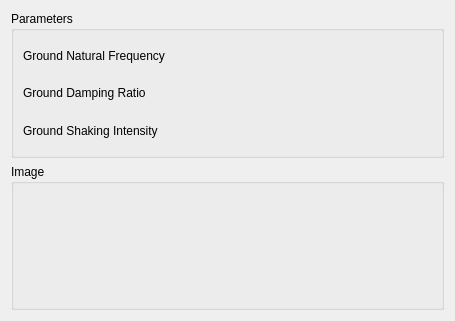
<?xml version="1.0" encoding="UTF-8"?>
<ui version="4.0">
 <class>SeismicLabGui::DlgKanaiTajimiSpectrum</class>
 <widget class="QWidget" name="SeismicLabGui::DlgKanaiTajimiSpectrum">
  <property name="geometry">
   <rect>
    <x>0</x>
    <y>0</y>
    <width>455</width>
    <height>321</height>
   </rect>
  </property>
  <property name="windowTitle">
   <string>Feature Parameters</string>
  </property>
  <property name="sizeGripEnabled" stdset="0">
   <bool>true</bool>
  </property>
  <layout class="QGridLayout" name="gridLayout">
   <item row="1" column="0">
    <widget class="QGroupBox" name="GroupBox5_5">
     <property name="title">
      <string>Image</string>
     </property>
     <layout class="QGridLayout" name="_6">
      <property name="leftMargin">
       <number>9</number>
      </property>
      <property name="topMargin">
       <number>9</number>
      </property>
      <property name="rightMargin">
       <number>9</number>
      </property>
      <property name="bottomMargin">
       <number>9</number>
      </property>
      <property name="spacing">
       <number>6</number>
      </property>
      <item row="1" column="0">
       <layout class="QHBoxLayout" name="horizontalLayout_9" stretch="0">
        <item>
         <widget class="QLabel" name="label_Image">
          <property name="text">
           <string/>
          </property>
         </widget>
        </item>
       </layout>
      </item>
     </layout>
    </widget>
   </item>
   <item row="0" column="0">
    <widget class="QGroupBox" name="GroupBox5_3">
     <property name="title">
      <string>Parameters</string>
     </property>
     <layout class="QGridLayout" name="_3">
      <property name="leftMargin">
       <number>9</number>
      </property>
      <property name="topMargin">
       <number>9</number>
      </property>
      <property name="rightMargin">
       <number>9</number>
      </property>
      <property name="bottomMargin">
       <number>9</number>
      </property>
      <property name="spacing">
       <number>6</number>
      </property>
      <item row="2" column="0">
       <layout class="QHBoxLayout" name="horizontalLayout_4" stretch="0,0">
        <item>
         <widget class="QLabel" name="label_4">
          <property name="text">
           <string>Ground Damping Ratio</string>
          </property>
         </widget>
        </item>
        <item>
         <widget class="Gui::QuantitySpinBox" name="doubleSpinBox_GroundDampingRatio" native="true">
          <property name="keyboardTracking" stdset="0">
           <bool>false</bool>
          </property>
         </widget>
        </item>
       </layout>
      </item>
      <item row="1" column="0">
       <layout class="QHBoxLayout" name="horizontalLayout" stretch="0,0">
        <item>
         <widget class="QLabel" name="label">
          <property name="text">
           <string>Ground Natural Frequency</string>
          </property>
         </widget>
        </item>
        <item>
         <widget class="Gui::QuantitySpinBox" name="doubleSpinBox_GroundNaturalFrequency" native="true">
          <property name="keyboardTracking" stdset="0">
           <bool>false</bool>
          </property>
         </widget>
        </item>
       </layout>
      </item>
      <item row="3" column="0">
       <layout class="QHBoxLayout" name="horizontalLayout_7" stretch="0,0">
        <item>
         <widget class="QLabel" name="label_7">
          <property name="text">
           <string>Ground Shaking Intensity</string>
          </property>
         </widget>
        </item>
        <item>
         <widget class="Gui::QuantitySpinBox" name="doubleSpinBox_GroundShakingIntensity" native="true">
          <property name="keyboardTracking" stdset="0">
           <bool>false</bool>
          </property>
         </widget>
        </item>
       </layout>
      </item>
     </layout>
    </widget>
   </item>
  </layout>
 </widget>
 <customwidgets>
  <customwidget>
   <class>Gui::QuantitySpinBox</class>
   <extends>QWidget</extends>
   <header>Gui/QuantitySpinBox.h</header>
  </customwidget>
 </customwidgets>
 <resources/>
 <connections/>
</ui>
